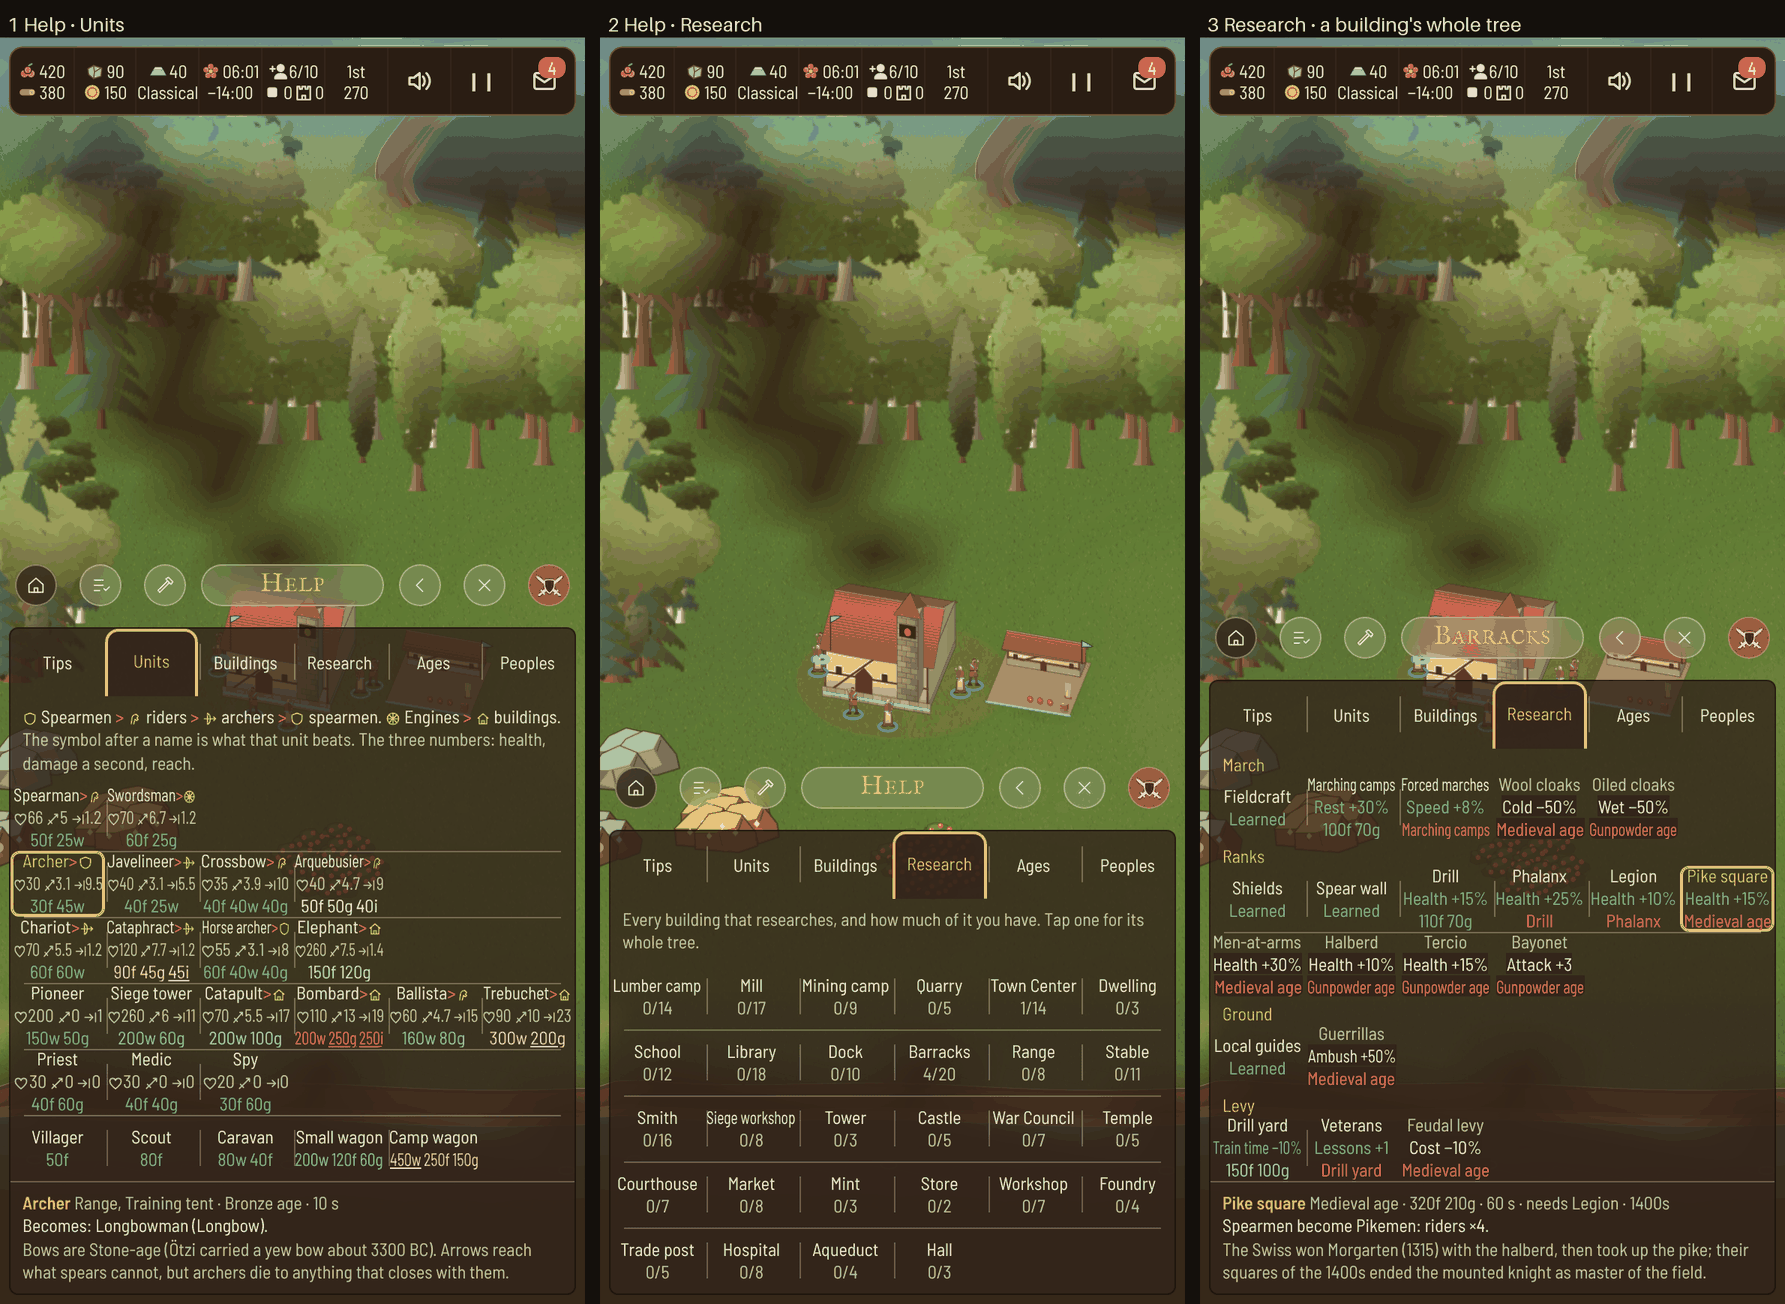

This figure's Python source:
# A mock of Design 12 F4 (the Help section), drawn in the running game with its own cells and data. Nothing here is game code.
import asyncio, sys, os
from playwright.async_api import async_playwright
from PIL import Image, ImageDraw
V = sys.argv[1]; OUT = sys.argv[2]
PREP = r"""(async () => { const W = (ms) => new Promise((r) => setTimeout(r, ms)), S = MENU.S, SH = BOOKS.shells, T = BOOKS.tech, D = FK.D; MENU.act('start'); await W(400); S.tab = null; MENU.render(true);
 Object.assign(FK.SIDES[0].store, { food: 420, wood: 380, gold: 150, stone: 90, iron: 40 }); FK.SIDES[0].age = 2; const tk = (n) => Object.keys(T).find((c) => T[c].name === n); for (const n of ['Shields', 'Spear wall', 'Fieldcraft', 'Tally sticks', 'Local guides']) { FK.SIDES[0].techs.add(tk(n)); FK.learn(0, tk(n)); }
 const h0 = FK.seatOf(0), bar = Object.keys(D.trains).find((b) => D.trains[b].join() === 'Foot'); out: for (let d = 8; d < 240; d++) for (const [i, j] of [[h0.i + d, h0.j], [h0.i - d, h0.j], [h0.i, h0.j + d], [h0.i, h0.j - d]]) { if (!ECON.canPlace(bar, i, j, 0)) continue; const t = FK.build(bar, i, j, FK.SIDES[0].col); if (t) { t.side = 0; t.done = 1; break out; } }
 const h = FK.seatOf(0); FK.select(null); S.subject = h; MENU.render(true); await W(80); window.requestAnimationFrame = () => 0; await W(80);
 const q = (s) => document.querySelector(s), V = MENU.VERBS, base = q('#base'), cell = (html, cls = '') => `<button class="cell ${cls}">${html}</button>`, pad = (L) => [...L, ...Array(Math.max(0, 6 - L.length)).fill('<i></i>')].join(''), row = (L) => `<div class="row6">${pad(L)}</div>`;
 const st = document.createElement('style'); st.textContent = `#base .hb { padding: 6px 8px; font: var(--second); line-height: 1.3; color: var(--rw); text-align: left; } #base .hb small { color: var(--wdim); font: var(--second); } #base .hb b { color: var(--g1); font-weight: 600; } #base .hb .u svg { display: inline-block; width: 10px; height: 10px; vertical-align: middle; color: var(--g1); } #base .hb i.gt { color: var(--rr); font-style: normal; } #base .hl { padding: 3px 8px 0; font: var(--second); color: var(--g1); text-align: left; } #base .hb.rule { border-top: 1px solid var(--pline); }`; document.head.appendChild(st);
 const fitAll = () => { for (const c of base.querySelectorAll('.cell')) for (const n of [...c.childNodes]) { let e = n; if (n.nodeType === 3) { if (!n.textContent.trim()) continue; e = document.createElement('span'); n.replaceWith(e); e.append(n); } else if (!n.matches('small, span:not(.bar):not(.t)')) continue; const k = (c.clientWidth - 2) / e.offsetWidth; e.style.transform = k < 1 ? `scaleX(${Math.max(0.77, k)})` : ''; } };
 const TABS = ['Tips', 'Units', 'Buildings', 'Research', 'Ages', 'Peoples'], G = MENU.guide(), sym = (k) => `<span class="u">${q('#mk-' + k) ? q('#mk-' + k).innerHTML : ''}</span>`;
 const holder = document.createElement('div'); holder.style.display = 'none'; const MK = MENU.SCR.marks; holder.innerHTML = Object.entries({ ...MK.class, Buildings: MK.bld }).map(([k, i]) => `<span id="mk-${k}">${V.train.label(Object.keys(SH).find((c) => SH[c].name === ({ Foot: 'Archer', Archers: 'Javelineer', Riders: 'Spearman', Engines: 'Swordsman', Buildings: 'Catapult' })[k]), h).match(/<svg.*?<\/svg>/)[0]}</span>`).join(''); document.body.appendChild(holder);
 window.$help = (tab, body, name) => { q('#rank .name').textContent = name || 'Help'; base.innerHTML = `<div class="row6 tabs">${TABS.map((t) => cell(t, t === tab ? 'on' : '')).join('')}</div>` + body; fitAll(); };
 const byN = (n) => Object.keys(SH).find((c) => SH[c].name === n), CL = ['Foot', 'Archers', 'Riders', 'Engines', 'Support'], units = Object.keys(SH).filter((c) => SH[c].layer === 120 && D.train[c] && !SH[c].civ), rest = units.filter((c) => !SH[c].class);
 const gt = '<i class="gt">&gt;</i>', tri = `<div class="hb">${sym('Foot')} Spearmen ${gt} ${sym('Riders')} riders ${gt} ${sym('Archers')} archers ${gt} ${sym('Foot')} spearmen. ${sym('Engines')} Engines ${gt} ${sym('Buildings')} buildings.<br><small>The symbol after a name is what that unit beats. The three numbers: health, damage a second, reach.</small></div>`;
 const A = G.units.find((u) => u.name === 'Archer');
 window.$units = () => $help('Units', tri + CL.map((cl) => row(units.filter((c) => SH[c].class === cl).map((c) => cell(V.train.label(c, h), c === byN('Archer') ? 'on' : '')))).join('') + row(rest.slice(0, 6).map((c) => cell(V.train.label(c, h)))) + `<div class="hb rule"><b>Archer</b> <small>${A.at} · ${A.age} age · ${A.secs}</small><br>Becomes: ${A.tiers.join(', ')}.<br><small>${A.why}</small></div>`);
 const blds = [...new Set(Object.keys(T).filter((c) => T[c].value.at).map((c) => T[c].value.at))], have = (b) => Object.keys(T).filter((c) => T[c].value.at === b && (!T[c].value.civ || T[c].value.civ === FK.SIDES[0].civ)), done = (b) => have(b).filter((c) => FK.SIDES[0].techs.has(c)).length;
 window.$research = () => { const C = blds.map((b) => cell(`${MENU.VERBS.pick ? (fromBook('words').brief[SH[b].name] || SH[b].name) : SH[b].name}<small>${done(b)}/${have(b).length}</small>`)), R = []; for (let i = 0; i < C.length; i += 6) R.push(row(C.slice(i, i + 6))); $help('Research', `<div class="hb"><small>Every building that researches, and how much of it you have. Tap one for its whole tree.</small></div>` + R.join('')); };
 window.$tree = (name) => { const b = byN(name), L = {}; for (const c of have(b)) (L[T[c].value.line] = L[T[c].value.line] || []).push(c); let out = ''; for (const [line, cs] of Object.entries(L)) { cs.sort((x, y) => T[x].value.age - T[y].value.age); out += `<div class="hl">${line}</div>`; for (let i = 0; i < cs.length; i += 6) out += row(cs.slice(i, i + 6).map((c) => { const ok = FK.SIDES[0].techs.has(c); return cell(ok ? `${fromBook('words').brief[T[c].name] || T[c].name}<small style="color:var(--rg)">Learned</small>` : V.research.label(c), c === Object.keys(T).find((k) => T[k].name === 'Pike square') ? 'on' : (T[c].value.age > FK.SIDES[0].age && !ok ? 'dim' : '')); })); }
   const p = G.techs.find((t) => t.name === 'Pike square'); $help('Research', out + `<div class="hb rule"><b>${p.name}</b> <small>${p.age} age · ${p.cost} · ${p.secs}${p.need ? ' · needs ' + p.need : ''} · ${p.when}</small><br>Spearmen become Pikemen: riders ×4.<br><small>${p.why || ''}</small></div>`, name); };
 return [blds.length, units.length]; })()"""
async def main():
    async with async_playwright() as p:
        b = await p.chromium.launch(executable_path='/usr/bin/google-chrome', args=['--no-sandbox', '--allow-file-access-from-files'])
        pg = await b.new_page(viewport={'width': 390, 'height': 844}, device_scale_factor=2); errs = []; pg.on('pageerror', lambda e: errs.append(str(e))); await pg.goto('file://' + os.path.join(V, 'index.html') + '#20261105'); await pg.wait_for_timeout(1200)
        print(await pg.evaluate(PREP)); shots = []
        for name, js in [('1 Help · Units', '$units()'), ('2 Help · Research', '$research()'), ('3 Research · a building\'s whole tree', "$tree('Barracks')")]:
            await pg.evaluate(js); await pg.wait_for_timeout(150); f = f'/tmp/mh{len(shots)}.png'; await pg.screenshot(path=f); shots.append((name, f))
        print(errs[:3]); await b.close()
    ims = [Image.open(f) for _, f in shots]; w, h = ims[0].size; sheet = Image.new('RGB', (w * 3 + 40, h + 50), (20, 16, 12)); d = ImageDraw.Draw(sheet)
    for n, (name, _) in enumerate(shots): sheet.paste(ims[n], (n * (w + 20), 50)); d.text((n * (w + 20) + 10, 16), name, fill=(240, 230, 210), font_size=26)
    sheet.save(OUT); print(sheet.size)
asyncio.run(main())
